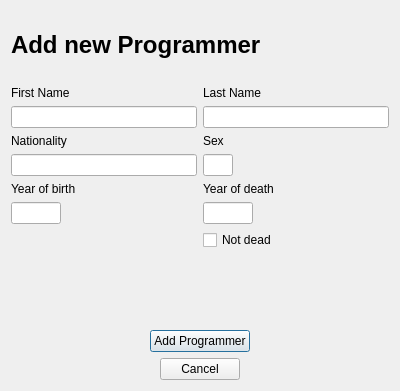
<?xml version="1.0" encoding="UTF-8"?>
<ui version="4.0">
 <class>AddProgrammerDialog</class>
 <widget class="QDialog" name="AddProgrammerDialog">
  <property name="geometry">
   <rect>
    <x>0</x>
    <y>0</y>
    <width>400</width>
    <height>391</height>
   </rect>
  </property>
  <property name="sizePolicy">
   <sizepolicy hsizetype="Preferred" vsizetype="Preferred">
    <horstretch>0</horstretch>
    <verstretch>0</verstretch>
   </sizepolicy>
  </property>
  <property name="windowTitle">
   <string>Add new Programmer</string>
  </property>
  <layout class="QVBoxLayout" name="verticalLayout_2">
   <item>
    <widget class="QLabel" name="label_7">
     <property name="text">
      <string>&lt;h1&gt;Add new Programmer&lt;/h1&gt;</string>
     </property>
    </widget>
   </item>
   <item>
    <layout class="QGridLayout" name="gridLayout">
     <item row="0" column="0">
      <widget class="QLabel" name="label">
       <property name="text">
        <string>First Name</string>
       </property>
      </widget>
     </item>
     <item row="0" column="1">
      <widget class="QLabel" name="label_2">
       <property name="text">
        <string>Last Name</string>
       </property>
      </widget>
     </item>
     <item row="1" column="0">
      <widget class="QLineEdit" name="input_add_programmers_first_name">
       <property name="maximumSize">
        <size>
         <width>200</width>
         <height>16777215</height>
        </size>
       </property>
      </widget>
     </item>
     <item row="1" column="1">
      <widget class="QLineEdit" name="input_add_programmers_last_name">
       <property name="maximumSize">
        <size>
         <width>200</width>
         <height>16777215</height>
        </size>
       </property>
      </widget>
     </item>
     <item row="2" column="0">
      <widget class="QLabel" name="label_3">
       <property name="text">
        <string>Nationality</string>
       </property>
      </widget>
     </item>
     <item row="2" column="1">
      <widget class="QLabel" name="label_6">
       <property name="maximumSize">
        <size>
         <width>30</width>
         <height>16777215</height>
        </size>
       </property>
       <property name="text">
        <string>Sex</string>
       </property>
      </widget>
     </item>
     <item row="3" column="0">
      <widget class="QLineEdit" name="input_add_programmers_nationality">
       <property name="maximumSize">
        <size>
         <width>200</width>
         <height>16777215</height>
        </size>
       </property>
      </widget>
     </item>
     <item row="3" column="1">
      <widget class="QLineEdit" name="input_add_programmer_sex">
       <property name="maximumSize">
        <size>
         <width>30</width>
         <height>16777215</height>
        </size>
       </property>
      </widget>
     </item>
     <item row="4" column="0">
      <widget class="QLabel" name="label_4">
       <property name="maximumSize">
        <size>
         <width>200</width>
         <height>16777215</height>
        </size>
       </property>
       <property name="text">
        <string>Year of birth</string>
       </property>
      </widget>
     </item>
     <item row="4" column="1">
      <widget class="QLabel" name="label_5">
       <property name="text">
        <string>Year of death</string>
       </property>
      </widget>
     </item>
     <item row="5" column="0">
      <widget class="QLineEdit" name="input_add_programmers_year_of_birth">
       <property name="maximumSize">
        <size>
         <width>50</width>
         <height>16777215</height>
        </size>
       </property>
      </widget>
     </item>
     <item row="5" column="1">
      <widget class="QLineEdit" name="input_add_programmer_year_of_death">
       <property name="maximumSize">
        <size>
         <width>50</width>
         <height>16777215</height>
        </size>
       </property>
      </widget>
     </item>
     <item row="6" column="1">
      <widget class="QCheckBox" name="check_add_programmer_not_dead">
       <property name="text">
        <string>Not dead</string>
       </property>
      </widget>
     </item>
    </layout>
   </item>
   <item>
    <widget class="QLabel" name="error_add_programmer">
     <property name="font">
      <font>
       <italic>true</italic>
      </font>
     </property>
     <property name="text">
      <string/>
     </property>
    </widget>
   </item>
   <item>
    <layout class="QVBoxLayout" name="verticalLayout">
     <item alignment="Qt::AlignHCenter">
      <widget class="QPushButton" name="button_add_programmer">
       <property name="maximumSize">
        <size>
         <width>200</width>
         <height>16777215</height>
        </size>
       </property>
       <property name="text">
        <string>Add Programmer</string>
       </property>
      </widget>
     </item>
     <item alignment="Qt::AlignHCenter">
      <widget class="QPushButton" name="button_cancel_add_programmer">
       <property name="maximumSize">
        <size>
         <width>200</width>
         <height>16777215</height>
        </size>
       </property>
       <property name="text">
        <string>Cancel</string>
       </property>
      </widget>
     </item>
    </layout>
   </item>
  </layout>
 </widget>
 <tabstops>
  <tabstop>input_add_programmers_first_name</tabstop>
  <tabstop>input_add_programmers_last_name</tabstop>
  <tabstop>input_add_programmers_nationality</tabstop>
  <tabstop>input_add_programmer_sex</tabstop>
  <tabstop>input_add_programmers_year_of_birth</tabstop>
  <tabstop>input_add_programmer_year_of_death</tabstop>
  <tabstop>check_add_programmer_not_dead</tabstop>
 </tabstops>
 <resources/>
 <connections/>
</ui>
